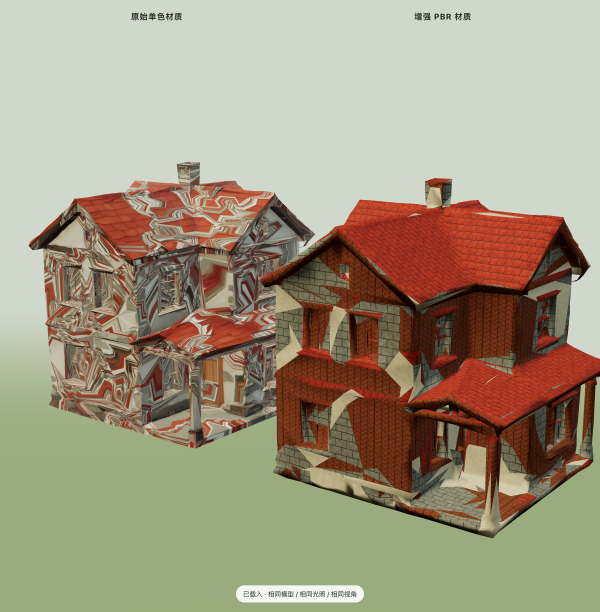
#> input picture villa-house-pbr-v5.png, 1200 x 1223 px (shown at 1/2 size)
$ python -i repair_villa_textures.py   (imports and definitions only)
#> lines starting #> are read from the running program, lines starting #| are printed output that depends on the picture
#!/usr/bin/env python3
"""Rebuild the western villa's atlas and embed a compact PBR texture set."""

from __future__ import annotations

import argparse
import json
import shutil
import struct
from io import BytesIO
from pathlib import Path

import numpy as np
from PIL import Image, ImageEnhance, ImageFilter


# [46 lines left out: functions read_glb, embedded_image, multiscale_noise, not called in this run]


def rebuild_maps(source: Image.Image) -> tuple[Image.Image, Image.Image, Image.Image]:
    base = np.asarray(source, dtype=np.float32) / 255
    red, green, blue = base[..., 0], base[..., 1], base[..., 2]
    maximum = base.max(axis=2)
    minimum = base.min(axis=2)
    saturation = (maximum - minimum) / np.maximum(maximum, 1e-4)
    luminance = red * 0.2126 + green * 0.7152 + blue * 0.0722
    noise = multiscale_noise(luminance.shape, 24719)

    roof = (red > 0.28) & (red > green * 1.35) & (red > blue * 1.45)
    plaster = (luminance > 0.56) & (saturation < 0.2)
    stone = (luminance >= 0.29) & (luminance <= 0.58) & (saturation < 0.19)
    wood = (red > green * 1.12) & (green > blue * 1.08) & (luminance < 0.43) & ~roof

    enhanced = base.copy()
    # Terracotta: richer mineral red, readable mortar, restrained tonal variation.
    roof_target = np.stack((red * 1.08 + 0.045, green * 0.9, blue * 0.82), axis=2)
    enhanced[roof] = roof_target[roof] + noise[roof, None] * np.array([0.11, 0.055, 0.035])
    # Lime plaster: warm rather than chalk-white, with subtle age and aggregate.
    plaster_tint = np.stack((red * 1.015 + 0.018, green * 0.995 + 0.012, blue * 0.955), axis=2)
    enhanced[plaster] = plaster_tint[plaster] + noise[plaster, None] * 0.035
    # Previously flat grey islands become varied limestone/slate instead of dead polygons.
    stone_tint = np.stack((red * 0.98 + 0.018, green * 1.005 + 0.012, blue * 1.025 + 0.008), axis=2)
    enhanced[stone] = stone_tint[stone] + noise[stone, None] * 0.065
    # Timber receives warmer grain contrast without painting across UV boundaries.
    wood_tint = np.stack((red * 1.06 + 0.015, green * 0.94, blue * 0.86), axis=2)
    enhanced[wood] = wood_tint[wood] + noise[wood, None] * np.array([0.07, 0.045, 0.025])
    enhanced = np.clip(enhanced, 0, 1)
    albedo = Image.fromarray((enhanced * 255 + 0.5).astype(np.uint8), "RGB")
    albedo = ImageEnhance.Contrast(albedo).enhance(1.06)
    albedo = ImageEnhance.Color(albedo).enhance(1.05)

    # Derive a seam-safe micro-height field: suppress large atlas-boundary gradients.
    enhanced_luma = np.asarray(albedo.convert("L"), dtype=np.float32) / 255
    blurred = np.asarray(albedo.convert("L").filter(ImageFilter.GaussianBlur(5)), dtype=np.float32) / 255
    detail = (enhanced_luma - blurred) * 0.7 + noise * 0.22
    dx = np.roll(detail, -1, axis=1) - np.roll(detail, 1, axis=1)
    dy = np.roll(detail, -1, axis=0) - np.roll(detail, 1, axis=0)
    seam_x = np.abs(np.roll(enhanced_luma, -1, axis=1) - np.roll(enhanced_luma, 1, axis=1)) > 0.22
    seam_y = np.abs(np.roll(enhanced_luma, -1, axis=0) - np.roll(enhanced_luma, 1, axis=0)) > 0.22
    dx[seam_x] = 0
    dy[seam_y] = 0
    strength = 3.2
    nx, ny = -dx * strength, dy * strength
    nz = np.ones_like(nx)
    norm = np.sqrt(nx * nx + ny * ny + nz * nz)
    normal_array = np.stack((nx / norm, ny / norm, nz / norm), axis=2) * 0.5 + 0.5
    normal = Image.fromarray((np.clip(normal_array, 0, 1) * 255 + 0.5).astype(np.uint8), "RGB")

    roughness = np.full(luminance.shape, 0.86, dtype=np.float32)
    roughness[roof] = 0.76
    roughness[plaster] = 0.9
    roughness[stone] = 0.94
    roughness[wood] = 0.8
    roughness = np.clip(roughness + noise * 0.09, 0.62, 0.98)
    occlusion = np.clip(0.92 + detail * 0.5, 0.72, 1)
    orm_array = np.stack((occlusion, roughness, np.zeros_like(roughness)), axis=2)
    orm = Image.fromarray((orm_array * 255 + 0.5).astype(np.uint8), "RGB")
    return albedo, normal, orm


# [88 lines left out: functions png_bytes, jpeg_bytes, compact_binary, append_view, write_glb, main, not called in this run]


# [2 lines not run here, left out]

>>> import cv2
>>> picture = cv2.imread('../villa-house-pbr-v5.png', cv2.IMREAD_GRAYSCALE)
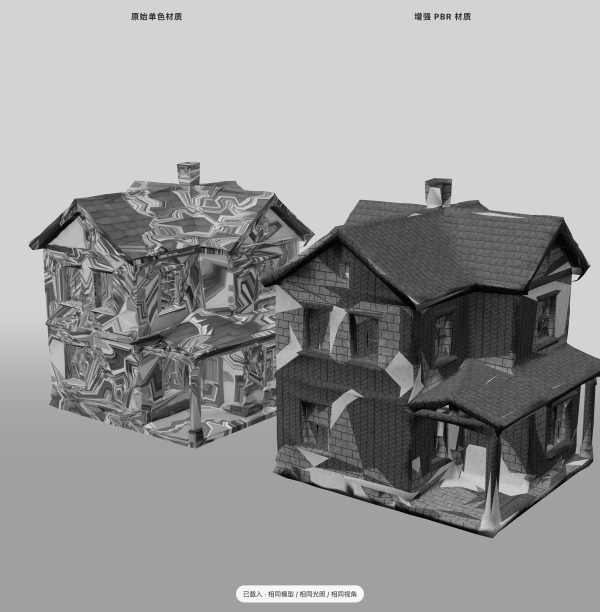
#> picture: shape (1223, 1200) (shown at 1/2 size); min 0, max 246, mean 151.2
>>> result = rebuild_maps(picture)
#> in rebuild_maps, `red, green, blue = base[..., 0], base[..., 1], base[..., 2]`: red = 1223 values, max 0.827 at index 0, min 0.627 at index 917, mean 0.748; green has the same summary as red; blue has the same summary as red
#> (the run stopped early here; a loop or call above may not have finished)
